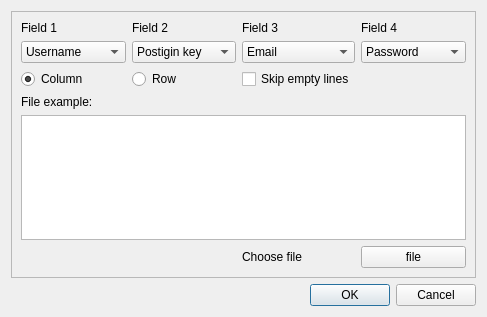
<?xml version="1.0" encoding="UTF-8"?>
<ui version="4.0">
 <class>InitAccountsDialog</class>
 <widget class="QDialog" name="InitAccountsDialog">
  <property name="geometry">
   <rect>
    <x>0</x>
    <y>0</y>
    <width>487</width>
    <height>317</height>
   </rect>
  </property>
  <property name="windowTitle">
   <string>Dialog</string>
  </property>
  <layout class="QGridLayout" name="gridLayout">
   <item row="2" column="0">
    <widget class="QFrame" name="frame">
     <property name="frameShape">
      <enum>QFrame::StyledPanel</enum>
     </property>
     <property name="frameShadow">
      <enum>QFrame::Raised</enum>
     </property>
     <layout class="QHBoxLayout" name="horizontalLayout">
      <item>
       <layout class="QGridLayout" name="gridLayout_2">
        <item row="2" column="0">
         <widget class="QComboBox" name="comboBox_field1">
          <item>
           <property name="text">
            <string>Username</string>
           </property>
          </item>
          <item>
           <property name="text">
            <string>Postigin key</string>
           </property>
          </item>
          <item>
           <property name="text">
            <string>Email</string>
           </property>
          </item>
          <item>
           <property name="text">
            <string>Password</string>
           </property>
          </item>
          <item>
           <property name="text">
            <string>-</string>
           </property>
          </item>
         </widget>
        </item>
        <item row="3" column="0">
         <widget class="QRadioButton" name="radioButton_column">
          <property name="text">
           <string>Column</string>
          </property>
          <property name="checked">
           <bool>true</bool>
          </property>
         </widget>
        </item>
        <item row="1" column="1">
         <widget class="QLabel" name="label_2">
          <property name="text">
           <string>Field 2</string>
          </property>
         </widget>
        </item>
        <item row="4" column="0" colspan="2">
         <widget class="QLabel" name="label_5">
          <property name="text">
           <string>File example:</string>
          </property>
         </widget>
        </item>
        <item row="3" column="1">
         <widget class="QRadioButton" name="radioButton_row">
          <property name="text">
           <string>Row</string>
          </property>
         </widget>
        </item>
        <item row="2" column="1">
         <widget class="QComboBox" name="comboBox_field2">
          <item>
           <property name="text">
            <string>Postigin key</string>
           </property>
          </item>
          <item>
           <property name="text">
            <string>Username</string>
           </property>
          </item>
          <item>
           <property name="text">
            <string>Email</string>
           </property>
          </item>
          <item>
           <property name="text">
            <string>Password</string>
           </property>
          </item>
          <item>
           <property name="text">
            <string>-</string>
           </property>
          </item>
         </widget>
        </item>
        <item row="2" column="2">
         <widget class="QComboBox" name="comboBox_field3">
          <item>
           <property name="text">
            <string>Email</string>
           </property>
          </item>
          <item>
           <property name="text">
            <string>Username</string>
           </property>
          </item>
          <item>
           <property name="text">
            <string>Postigin key</string>
           </property>
          </item>
          <item>
           <property name="text">
            <string>Password</string>
           </property>
          </item>
          <item>
           <property name="text">
            <string>-</string>
           </property>
          </item>
         </widget>
        </item>
        <item row="1" column="2">
         <widget class="QLabel" name="label_3">
          <property name="text">
           <string>Field 3</string>
          </property>
         </widget>
        </item>
        <item row="3" column="2">
         <widget class="QCheckBox" name="checkBox_skip_empty_lines">
          <property name="text">
           <string>Skip empty lines</string>
          </property>
         </widget>
        </item>
        <item row="2" column="3">
         <widget class="QComboBox" name="comboBox_field4">
          <item>
           <property name="text">
            <string>Password</string>
           </property>
          </item>
          <item>
           <property name="text">
            <string>Username</string>
           </property>
          </item>
          <item>
           <property name="text">
            <string>Postigin Key</string>
           </property>
          </item>
          <item>
           <property name="text">
            <string>Email</string>
           </property>
          </item>
          <item>
           <property name="text">
            <string>-</string>
           </property>
          </item>
         </widget>
        </item>
        <item row="1" column="3">
         <widget class="QLabel" name="label_4">
          <property name="text">
           <string>Field 4</string>
          </property>
         </widget>
        </item>
        <item row="6" column="2">
         <widget class="QLabel" name="label_6">
          <property name="text">
           <string>Choose file</string>
          </property>
         </widget>
        </item>
        <item row="6" column="3">
         <widget class="QPushButton" name="pushButton_choose_file">
          <property name="autoFillBackground">
           <bool>false</bool>
          </property>
          <property name="text">
           <string>file</string>
          </property>
          <property name="checkable">
           <bool>false</bool>
          </property>
          <property name="autoDefault">
           <bool>true</bool>
          </property>
          <property name="default">
           <bool>false</bool>
          </property>
          <property name="flat">
           <bool>false</bool>
          </property>
         </widget>
        </item>
        <item row="5" column="0" colspan="4">
         <widget class="QTextEdit" name="textEdit_file_example">
          <property name="tabChangesFocus">
           <bool>true</bool>
          </property>
          <property name="readOnly">
           <bool>true</bool>
          </property>
         </widget>
        </item>
        <item row="1" column="0">
         <widget class="QLabel" name="label">
          <property name="text">
           <string>Field 1</string>
          </property>
         </widget>
        </item>
       </layout>
      </item>
     </layout>
    </widget>
   </item>
   <item row="3" column="0">
    <widget class="QDialogButtonBox" name="buttonBox">
     <property name="standardButtons">
      <set>QDialogButtonBox::Cancel|QDialogButtonBox::Ok</set>
     </property>
    </widget>
   </item>
  </layout>
 </widget>
 <resources/>
 <connections/>
</ui>
